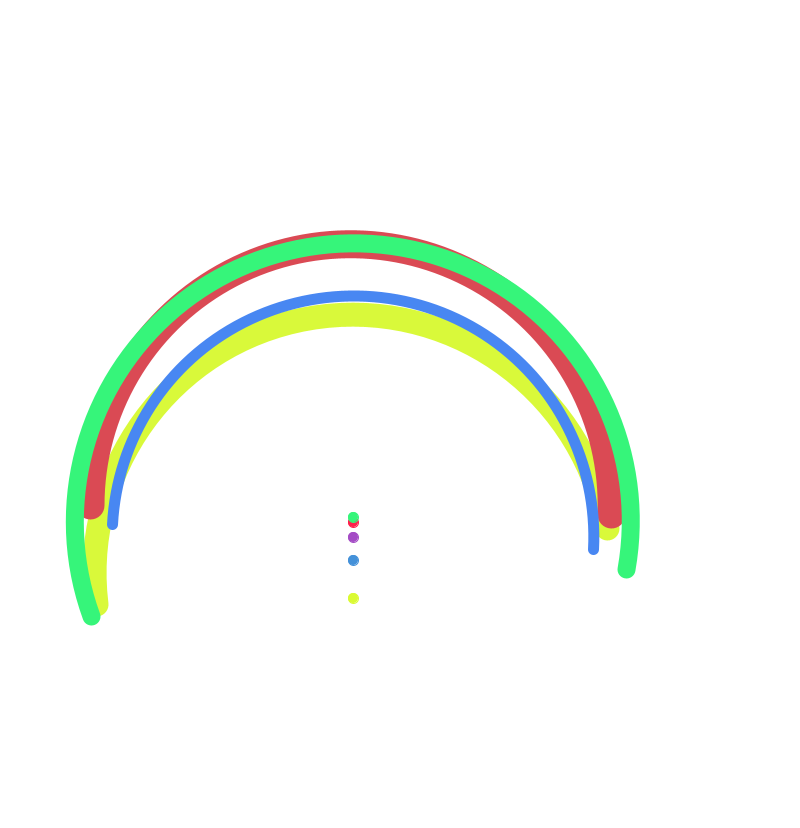
Frame 1 (no input)
Frame 60 (the mouse pressed at the canvas centre just before this capture): identical to frame 1, image omitted
Frame 120 (the mouse held since frame 60 and released just before this capture): identical to frame 1, image omitted

The Processing sketch that drew this single still picture (run headless with seeded random() and noise(); from frame 60 on, the mouse is pressed at the canvas centre):

// Processing sketch: Exercise2
// ── Exercise2.pde
void setup(){
  size(800,828);
}

void draw(){
  background(255,255,255);

  //yellow arc
  strokeWeight(24);
  stroke(217,249,58);
  noFill();
  arc(353,573,516,516,3.01942,6.10865);
  
  //red arc
  strokeWeight(28);
  stroke(218,74,84);
  noFill();
  arc(351,505,522,522,PI,6.31809);

  //green arc
  strokeWeight(18);
  stroke(54,245,122);
  noFill();
  arc(353,521,556,556,2.79253,6.45772);
  
  //blue arc
  strokeWeight(11);
  stroke(72,135,242);
  noFill();
  arc(353,537,482,482,3.19395,6.33555);
  
  
  strokeWeight(1);
  
  
  //yellow circle
  fill(218,250,51);
  stroke(218,250,51);
  ellipse(353,598,10,10);
  
  //blue circle
  fill(68,145,217);
  stroke(68,145,217);
  ellipse(353,560,10,10);
  
  //purple circle
  fill(164,76,197);
  stroke(164,76,197);
  ellipse(353,537,10,10);
  
  //red circle
  fill(254,32,76);
  stroke(254,32,76);
  ellipse(353,522,10,10);
  
  //green circle
  fill(54,245,122);
  stroke(54,245,122);
  ellipse(353,517,10,10);
  
  
}
